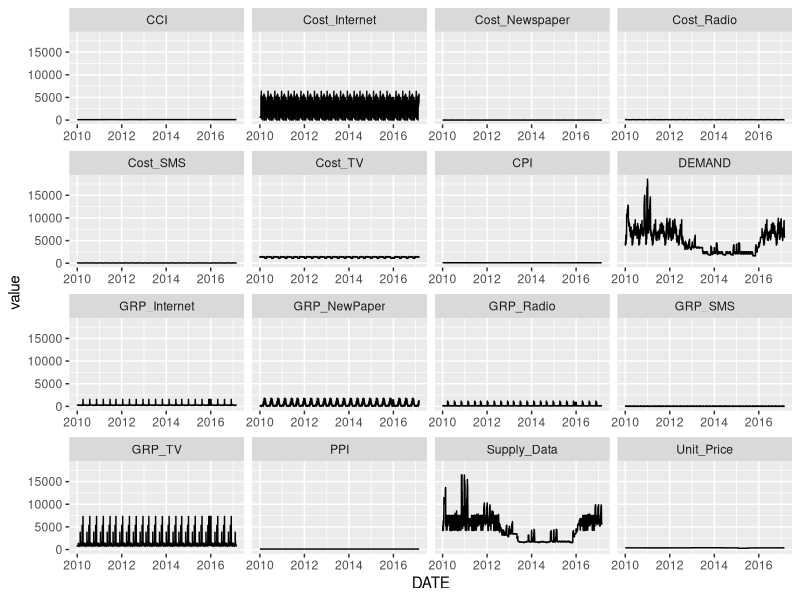

Write R code to recreate this figure. (Note: this script raises an error after producing the figure.)

# PACOTES -----------------------------------------------------------------
library(tidyverse) ### para manipulação e tratamento dos dados
library(readxl) ## para ler a base de dados


### BASE DE DADOS --------------------------------------------------------------------
MMM_data <- read_excel("MMM_data_excel.xlsx", 
                       col_types = c("text", "date", "numeric", 
                                     "numeric", "numeric", "numeric", 
                                     "numeric", "numeric", "numeric", 
                                     "numeric", "numeric", "numeric", 
                                     "numeric", "numeric", "numeric", 
                                     "numeric", "numeric", "numeric","numeric"))


##------------------------------------------------------------------------------------

head(MMM_data)
summary(MMM_data)
str(MMM_data)


# data_new_escala <-
#   MMM_data %>% 
#   transform(DEMAND = DEMAND/1000,
#             CPI  = CPI/1000,
#             CCI = CCI/1000,
#             PPI = PPI/1000,
#             m_cost_sms = m_cost_sms/1000,
#             m_cost_newspapers = m_cost_newspapers/1000,
#             m_cost_radio = m_cost_radio/1000,
#             m_cost_tv  = m_cost_tv/1000,
#             m_cost_internet  = m_cost_internet/1000,
#             m_CPI = m_CPI/1000,
#             m_CCI  = m_CCI/1000,
#             m_PPI  = m_PPI/1000)



MMM_nonnumeric <- MMM_data[,-c(1,9)] ### apenas valores númericos
tb <- MMM_nonnumeric %>% 
  gather(key = "variable", value = "value", -DATE)

str(tb)

ggplot(tb,
       mapping = aes( y= value, x = DATE)) +
  facet_wrap(facets = ~variable, scale = "free_x") +
  geom_line() 

MMM_cost <- MMM_data[, -c(1,4,5,6,15,16,17,18,19)] # sem os dados de GRP
ggpairs(MMM_cost)


## RESPOSTA ------------------------------------------

Sales <- ggplot(MMM_data, aes(x = DATE, y = SALES)) +
  geom_line()
supply <- ggplot(MMM_data, aes(x = DATE, y = Supply_Data)) +
  geom_line()
unit <- ggplot(MMM_data, aes(x = DATE, y = Unit_Price)) +
  geom_line()
demand <- ggplot(MMM_data, aes(x = DATE, y = DEMAND)) +
  geom_line()

grid.arrange(Sales, supply, unit, demand,  nrow = 4)


## MACROECONOMICA -----------------------------------

PPI <-ggplot(MMM_data, aes(x = DATE, y = PPI)) +
  geom_line()

CCI <- ggplot(MMM_data, aes(x = DATE, y = CCI)) +
  geom_line()

CPI <- ggplot(MMM_data, aes(x = DATE, y = CPI)) +
  geom_line()

grid.arrange(PPI, CCI, CPI,  nrow = 3)


# Como é possível observar as varipaveis estão com agregações diferentes, as variáveis macroeconomicas 
# estão no formato mês e as demais estão diárias.
# 
# Optamos em transformar a base para o formato **mês** devido ao comportamente mensal das variaveis 
# macroeconomicas observadas,combinado a ideia de que a série traz muitos ruídos em suas variaveis, talvez
# a agregação pudesse ajudar a suavizar o comportamento das outras variáveis e reduzir o ruído.


dia <- ggplot(MMM_data, aes(x = DATE, y = DEMAND)) +
  geom_line()
semana <- ggplot(teste, aes(x = indice_semana, y = weekly_demand)) +
  geom_line()
mes <- ggplot(dados_mensais, aes(x = data, y = m_demand)) +
  geom_line()
grid.arrange(dia, semana, mes,  nrow = 3)


# Aqui podemos ver o efeito da agregação diante da variável resposta escolhida para a modelagem
# no caso a variável Demanda.


#  VARIAVEIS DE CUSTO -----------------------------------------------------

##Investimento em canais
mes_SMS <- ggplot(dados_mensais, aes(x = data, y = m_cost_sms)) +
  geom_line()

mes_TV <- ggplot(dados_mensais, aes(x = data, y = m_cost_tv)) +
  geom_line()

mes_NEWS <- ggplot(dados_mensais, aes(x = data, y = m_cost_newspapers)) +
  geom_line()

mes_RADIO <- ggplot(dados_mensais, aes(x = data, y = m_cost_radio)) +
  geom_line()

mes_INTERNET <- ggplot(dados_mensais, aes(x = data, y = m_cost_internet)) +
  geom_line()

grid.arrange(mes_SMS, mes_TV, mes_NEWS, mes_RADIO, mes_INTERNET,  nrow = 5)


# Analisando os dados de investimento nos canais de midia da empresa em questão, notamos um 
# comportamente semelhante ao de ruído branco na nossa base de dados, chamando nossa atenção
# para como são feitas as distribuições de custo ao longo dos anos para essa empresa.
